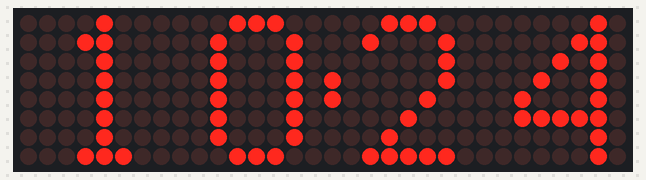
Simulated run of this sketch. Board: ESP8266 (NodeMCU). Shown: 32×8 LED matrix. WiFi joins after 1.5 s; servers stay silent unless stated; network time is answered at once with the bench clock; the local clock reads 2024-03-15 10:24:30 at power-on unless the sketch sets it; what the sketch prints to the serial monitor is not drawn.

Above: at 2.0 s.
At 20.6 s:
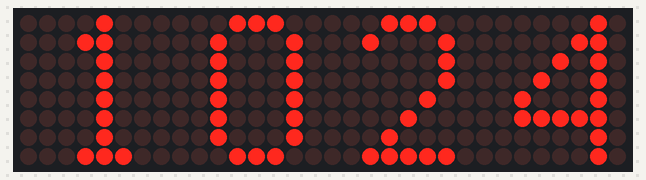
At 31.0 s:
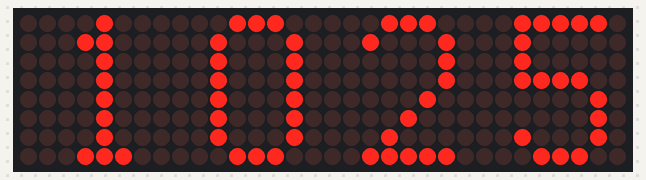
At 39.75 s:
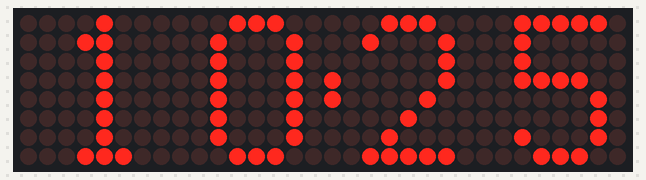

Measured:
- what the display in image 0 shows lasts 0.5 s, from 2.0 s to 2.5 s

The sketch:

ntp_display8x16_feb27a.ino
```cpp
#include <NTPClient.h>
#include <ESP8266WiFi.h>
#include <WiFiUdp.h>
#include <LedControl.h>

int DIN = 5; // D1
int CS = 4; // D2
int CLK = 14; // clk - D5
LedControl matrizLed = LedControl(DIN, CLK, CS, 4);

const char *ssid     = "Tuff Gong";
const char *password = "hmmrsprcOUO";

WiFiUDP ntpUDP;
NTPClient timeClient(ntpUDP, "b.st1.ntp.br", -10800, 60000);

// côcozin
void resolveDigito2(int num, byte *arr);

byte d1[8] = {  B00001000,  B00011000,  B00001000,  B00001000,
  B00001000,  B00001000,  B00001000,  B00011100 };

byte d2[8] = {  B00011100,  B00100010,  B00000010,  B00000010,
  B00000100,  B00001000,  B00010000,  B00111110 };

byte d3[8] = {  B00011100,  B00100010,  B00000010,  B00001100,
  B00000010,  B00000010,  B00100010,  B00011100 };

byte d4[8] = {  B00000010,  B00000110,  B00001010,  B00010010,
  B00100010,  B00111110,  B00000010,  B00000010 };

byte d5[8] = {  B00111110,  B00100000,  B00100000,  B00111100,
  B00000010,  B00000010,  B00100010,  B00011100 };

byte d6[8] = {  B00011100,  B00100010,  B00100000,  B00111100,
  B00100010,  B00100010,  B00100010,  B00011100 };

byte d7[8] = {  B00111110,  B00000010,  B00000010,  B00000100,
  B00001000,  B00010000,  B00010000,  B00010000 };

byte d8[8] = {  B00011100,  B00100010,  B00100010,  B00011100,
  B00100010,  B00100010,  B00100010,  B00011100 };

byte d9[8] = {  B00011100,  B00100010,  B00100010,  B00100010,
  B00011110,  B00000010,  B00100010,  B00011100 };

byte d0[8] = {  B00011100,  B00100010,  B00100010,  B00100010,
  B00100010,  B00100010,  B00100010,  B00011100 };

byte c[8] = {  B00000000, B00000000, B00000000, B00000000,
               B00000000, B00000000, B00000000, B00000000 };

byte d_min_dez[8] = {  B00000000, B00000000, B00000000, B00000000,
               B00000000, B00000000, B00000000, B00000000 };

byte d_min_uni[8] = {  B00000000, B00000000, B00000000, B00000000,
               B00000000, B00000000, B00000000, B00000000 };

byte d_hora_dez[8] = {  B00000000, B00000000, B00000000, B00000000,
               B00000000, B00000000, B00000000, B00000000 };

byte d_hora_uni[8] = {  B00000000, B00000000, B00000000, B00000000,
               B00000000, B00000000, B00000000, B00000000 };

byte line_off = B00000000;

void setup() {
  Serial.begin(115200);
  // put your setup code here, to run once:
   // Configura e inicializa cada bloco de Led da Matriz
  matrizLed.shutdown(0, false);
  matrizLed.setIntensity(0, 1);
  matrizLed.clearDisplay(0);

  matrizLed.shutdown(1, false);
  matrizLed.setIntensity(1, 1);
  matrizLed.clearDisplay(1);

  matrizLed.shutdown(2, false);
  matrizLed.setIntensity(2, 1);
  matrizLed.clearDisplay(2);

  matrizLed.shutdown(3, false);
  matrizLed.setIntensity(3, 1);
  matrizLed.clearDisplay(3);

  WiFi.begin(ssid, password);
  while ( WiFi.status() != WL_CONNECTED ) {
    delay ( 500 );
    Serial.print ( "." );
  }

  timeClient.begin();
}

int last_min = 0;
int last_hour = 0;

int last_min_uni = 99;
int last_hora_uni = 99;
int last_min_dez = 99;
int last_hora_dez = 99;

byte min_uni_changed = 0;
byte hora_uni_changed = 0;
byte min_dez_changed = 0;
byte hora_dez_changed = 0;

byte min_uni_in[8];
byte min_uni_out[8];

byte min_dez_in[8];
byte min_dez_out[8];

byte hora_uni_in[8];
byte hora_uni_out[8];

byte hora_dez_in[8];
byte hora_dez_out[8];

byte blink = 0;

void loop() {
  timeClient.update();
  Serial.println(timeClient.getFormattedTime());
  Serial.println(timeClient.getMinutes());

  int min = timeClient.getMinutes();
  int hora = timeClient.getHours();

  int min_dez = min/10;
  int min_uni = min%10;
  int hora_dez = hora/10;
  int hora_uni = hora%10;

  min_uni_changed = 0;
  min_dez_changed = 0;
  hora_uni_changed = 0;
  hora_dez_changed = 0;

  if (min != last_min){
//    // ponteiros
    resolveDigito(min_uni, min_uni_in);
    resolveDigito(min_uni==0? 9: min_uni-1, min_uni_out);

    if(min_dez != last_min_dez){
      resolveDigito(min_dez, min_dez_in);
      resolveDigito(min_dez==0? 5: min_dez-1, min_dez_out);
      min_dez_changed = 1;
    }

    if(hora_uni != last_hora_uni){
      resolveDigito(hora_uni, hora_uni_in);
      resolveDigito(hora_uni==0? 5: hora_uni-1, hora_uni_out);
      hora_uni_changed = 1;
    }

   if(hora_dez != last_hora_dez){
      resolveDigito(hora_dez, hora_dez_in);
      resolveDigito(hora_dez==0? 2: hora_dez-1, hora_dez_out);
      hora_dez_changed = 1;
    }

    // prepara
    d_min_uni[0] = line_off;
    for(int x=1; x<7; x++){
      d_min_uni[x] = min_uni_out[x-1];
    }

    if(min_dez_changed){
      d_min_dez[0] = line_off;
      for(int x=1; x<7; x++){
        d_min_dez[x] = min_dez_out[x-1];
      }
    }

    if(hora_uni_changed){
      d_hora_uni[0] = line_off;
      for(int x=1; x<7; x++){
        d_hora_uni[x] = hora_uni_out[x-1];
      }
    }

   if(hora_dez_changed){
      d_hora_dez[0] = line_off;
      for(int x=1; x<7; x++){
        d_hora_dez[x] = hora_dez_out[x-1];
      }
    }

    // imprime primeira linha
    for(int i=0; i<8; i++){
      matrizLed.setRow(0, i, d_min_uni[i]);
      if(min_dez_changed) matrizLed.setRow(1, i, d_min_dez[i]);
      if(hora_uni_changed) matrizLed.setRow(2, i, d_hora_uni[i]);
      if(hora_dez_changed) matrizLed.setRow(3, i, d_hora_dez[i]);

      delay(5);
    }

  //
    for(int x=0; x<8; x++){
    // atualiza array
      int i = 0;
      for (int z=0; z<8; z++){
        if (z<=x) d_min_uni[z] = min_uni_in[7-x+z];
        else d_min_uni[z] = min_uni_out[i++];
      }

      if(min_dez_changed){
        i = 0;
        for (int z=0; z<8; z++){
          if (z<=x) d_min_dez[z] = min_dez_in[7-x+z];
          else d_min_dez[z] = min_dez_out[i++];
        }
      }

       if(hora_uni_changed){
        i = 0;
        for (int z=0; z<8; z++){
          if (z<=x) d_hora_uni[z] = hora_uni_in[7-x+z];
          else d_hora_uni[z] = hora_uni_out[i++];
        }
      }

     if(hora_dez_changed){
        i = 0;
        for (int z=0; z<8; z++){
          if (z<=x) d_hora_dez[z] = hora_dez_in[7-x+z];
          else d_hora_dez[z] = hora_dez_out[i++];
        }
      }

    // imprime
    for (int i=0; i<8; i++){
      matrizLed.setRow(0, i, d_min_uni[i]);
      if(min_dez_changed) matrizLed.setRow(1, i, d_min_dez[i]);
      if(hora_uni_changed) matrizLed.setRow(2, i, d_hora_uni[i]);
      if(hora_dez_changed) matrizLed.setRow(3, i, d_hora_dez[i]);

      delay(5);
    }
  }


  last_min = min;
  last_min_dez = min_dez;
  last_min_uni = min_uni;
  last_hora_dez = hora_dez;
  last_hora_uni = hora_uni;
  }

  if(blink){
    blink = 0;
    matrizLed.setColumn(1, 0, line_off);
  } else {
    blink = 1;
    matrizLed.setColumn(1, 0, B00011000);
  }
  delay(500);
}

void resolveDigito(int num, byte arr[]){
  byte *p;

  switch(num){
    case 1: p = d1; break;
    case 2: p = d2; break;
    case 3: p = d3; break;
    case 4: p = d4; break;
    case 5: p = d5; break;
    case 6: p = d6; break;
    case 7: p = d7; break;
    case 8: p = d8; break;
    case 9: p = d9; break;
    default: p = d0; break;
  }

  for (int i=0; i<8; i++) arr[i] = p[i];
}
```
